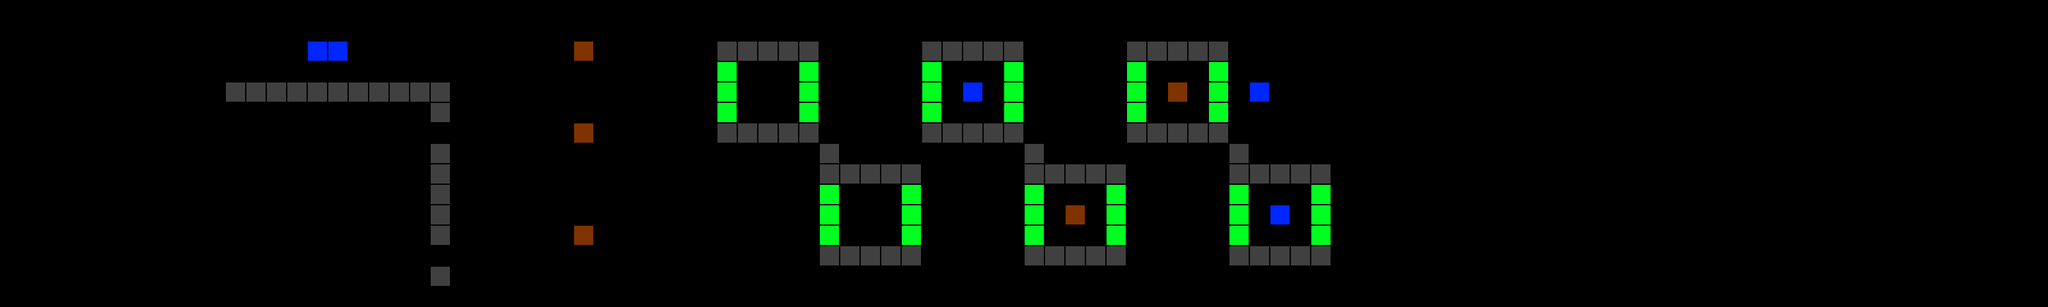

Below is a game level as drawn by its tile map, then a one-line description and the .tmx that defines it (tile-layer data replaced by summaries):
An orthogonal 100x15 tile map with 32x32 px tiles, 1 tile layer (Tile Layer 1).

<map version="1.0" orientation="orthogonal" renderorder="right-down" width="100" height="15" tilewidth="32" tileheight="32" nextobjectid="1">
 <tileset firstgid="1" name="Spritesheet" tilewidth="32" tileheight="32" tilecount="100">
  <image source="../res/spritesheet.png" trans="ff00e1" width="320" height="320" />
 </tileset>
 <layer name="Tile Layer 1" width="100" height="15">
  <data>[1500 cells, 146 non-empty, 10 distinct tile ids]</data>
 </layer>
</map>
